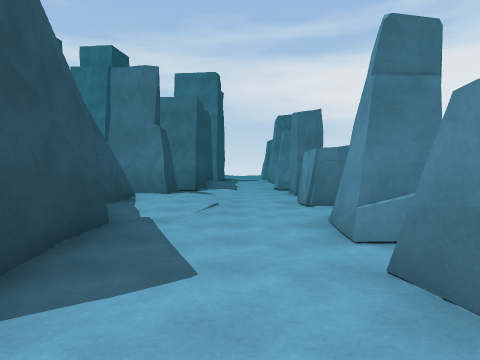
[1] (above)

21 first-person views from a walk through a Unity game level. The camera is 1.5 m above the floor, tilts 2° down and sees 70° across. The floor is counted in squares, 2 m on a side. Each view is taken from the middle of a square. On the plan, view 1 faces up. The plan holds only what a view shows up to about 11 squares ahead; the rest is blank. The place goes on beyond the plan. The player character is not drawn.

[2]
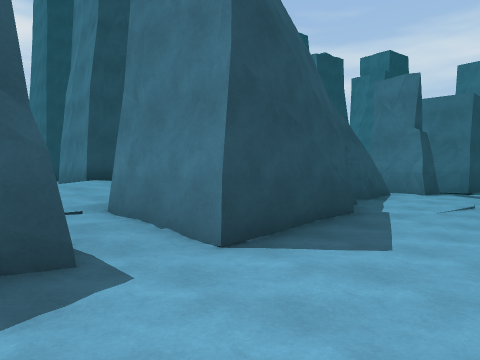

[3]
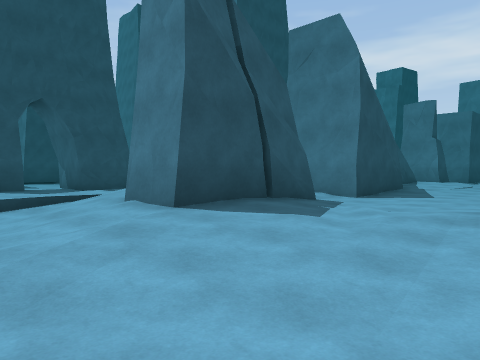

[4]
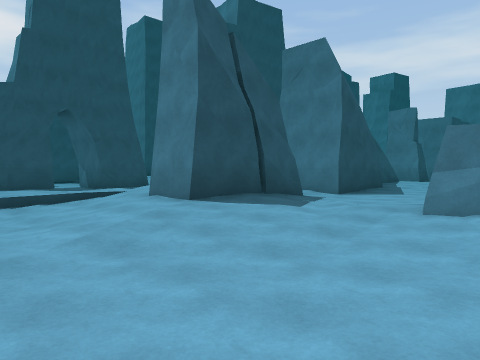

[5]
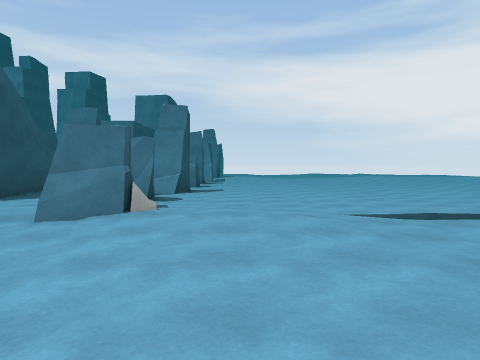

[6]
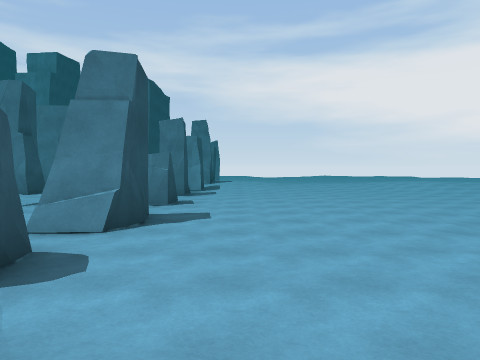

[7]
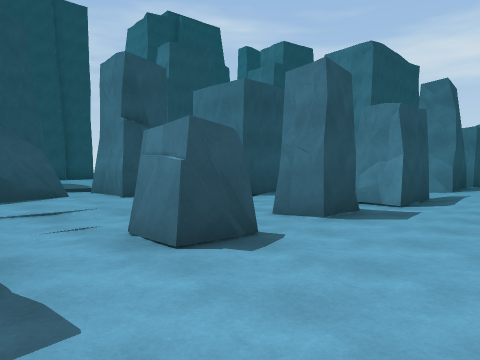

[8]
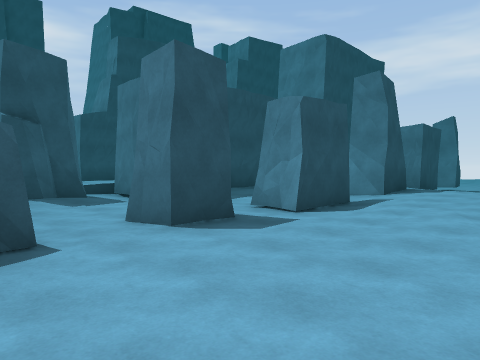

[9]
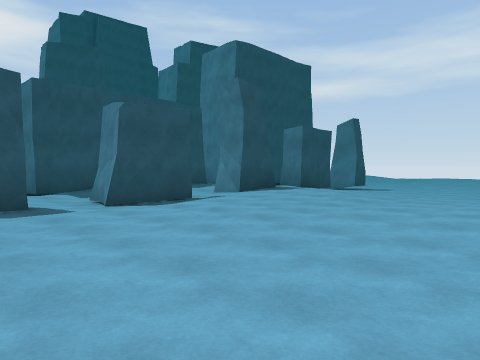

[10]
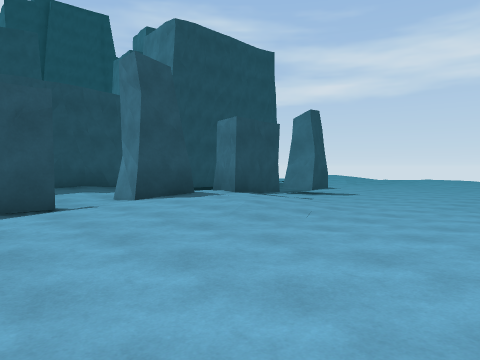

[11]
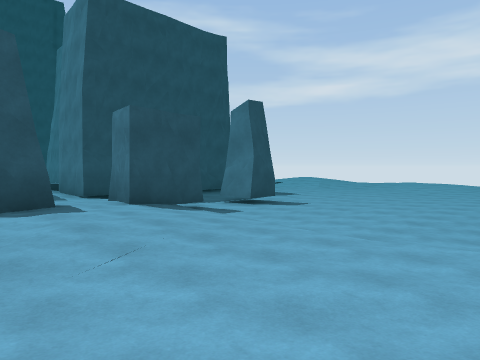

[12]
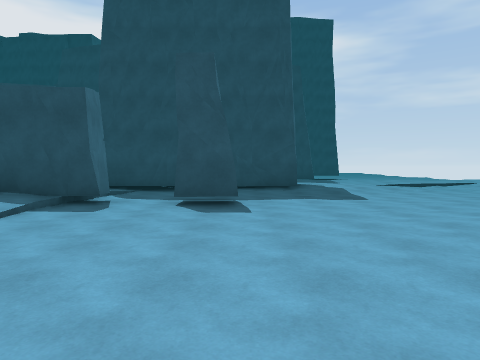

[13]
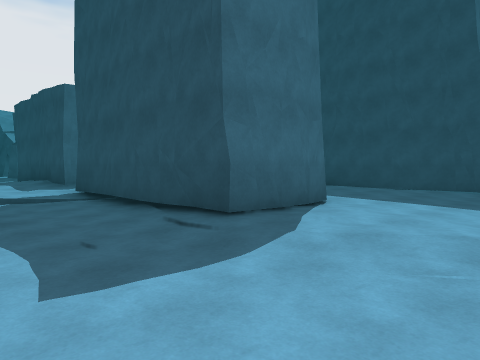

[14]
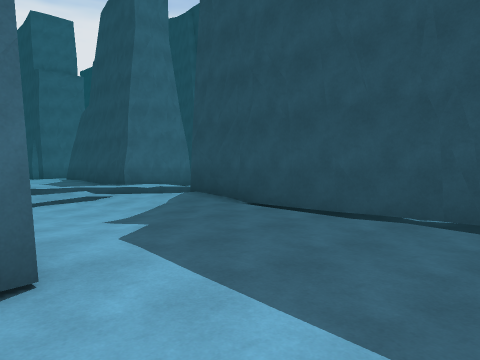

[15]
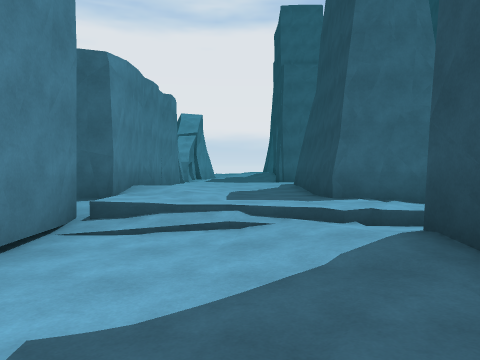

[16]
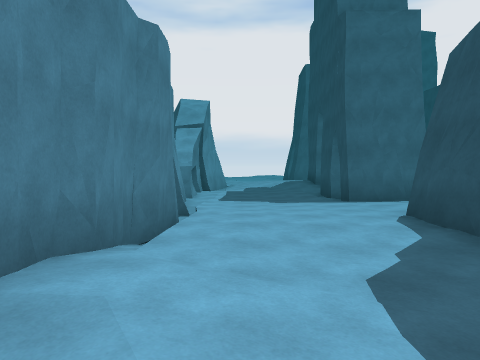

[17]
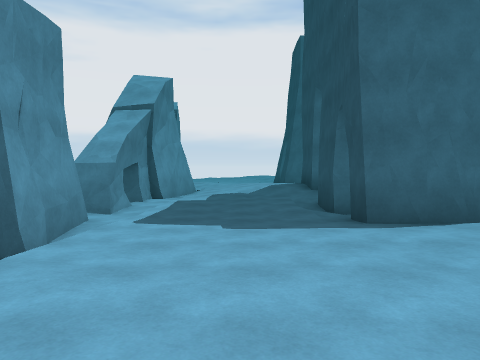

[18]
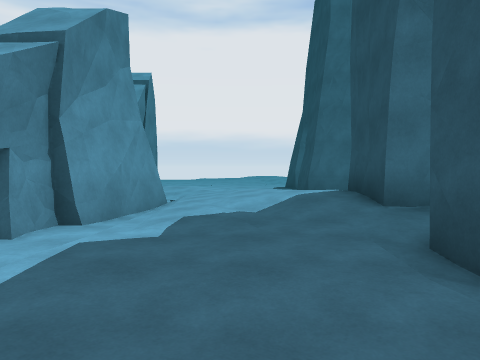

[19]
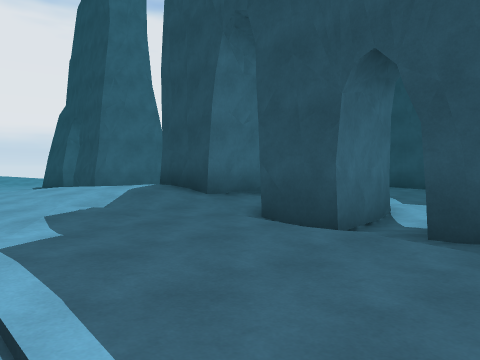

[20]
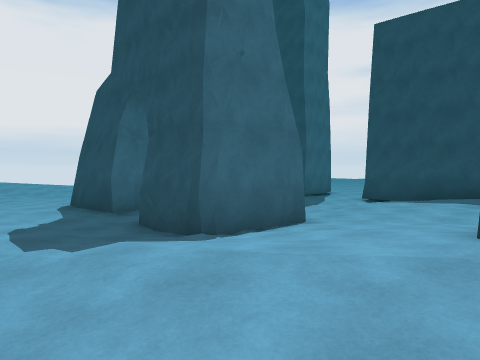

[21]
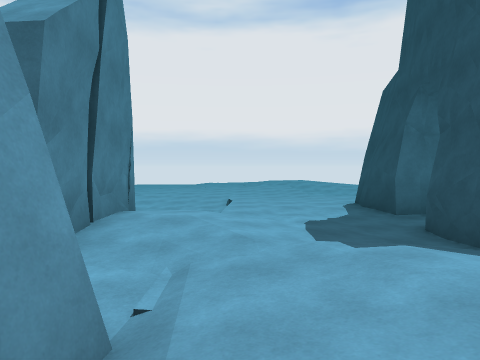

### Floor plan
Key: @ floor where view 1 was taken; # wall or solid block; x gap in a wall; . main floor; : floor 0.25 m higher than the main floor; - floor 0.25 m lower than the main floor; + floor 0.5 m higher than the main floor; _ floor 0.5 m lower than the main floor; * floor 0.75 m higher than the main floor; / step, stairs or slope; O other object.
Columns run from 16 left of view 1 to 9 right of it. Each row starts with its distance up from view 1.
 28                /---
 27           ---../----- --
 26         #.......--------
 25         #.......--------
 24         #....###---------
 23         #.... ##--O-----__
 22         #.... #---O-----_
 21         #/..- #---------_
 20         //..-##//-O------
 19        //////##// #/////.
 18        /++++////.::://....
 17       ###:+*/##/::O:::....
 16         #:+/*##/..O:::...:
 15         #+++/##::../::...:
 14         #+++/##:/.O/::...:
 13         #+++/##:/.O.......
 12         #+++###...O.......
 11         ++++x.............
 10        ++:::OO./..O.......
  9        :::::/OO/..........
  8       ###:::::::..O.......
  7     .:/.//:::O::..O.......
  6  ::../###+:+:O::..........
  5 #:/    //+++:OO:..O.......
  4       ###////##/..O.....--
  3       ###///###...........
  2    ++//////+###..OO.......
  1 #//+:///////:/............
  0 #//::////////OO.@/O......
 -1 #  ///###//+/##/./O/:..//
 -2 #---. ###.//*OO//../::..
 -3  .-   ....://OO:..//...
 -4        ##:://////--/...
 -5        ##::////./--...
 -6        #::://-//---..
 -7         .:.:--- .-..

Positions as (right, up) in squares from view 1, and headings:
1: (0, 0), facing up
2: (1, -1), facing up-left
3: (2, -6), facing up-left
4: (3, -7), facing up-left
5: (4, -6), facing up
6: (4, -1), facing up
7: (5, 5), facing up-left
8: (6, 7), facing up-left
9: (9, 9), facing up-left
10: (9, 12), facing up-left
11: (9, 15), facing up-left
12: (9, 23), facing left
13: (2, 28), facing down-left
14: (-3, 27), facing down-left
15: (-6, 24), facing down
16: (-5, 18), facing down
17: (-6, 14), facing down
18: (-6, 9), facing down
19: (-4, 9), facing down-left
20: (-5, 3), facing down-left
21: (-5, 3), facing down
